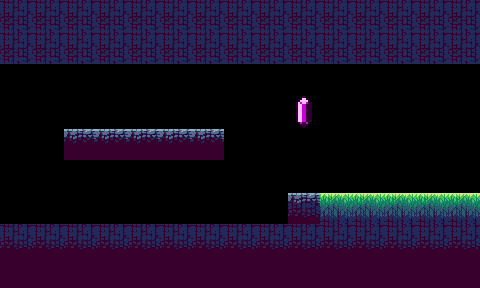

This game map was drawn from its Tiled (.tmx) file and the tilesets committed beside it. A one-line description and the full map source follow:
An orthogonal 15x9 tile map with 32x32 px tiles, 1 tile layer (Tile Layer 1).

<map version="1.9" tiledversion="1.9.2" orientation="orthogonal" renderorder="right-down" width="15" height="9" tilewidth="32" tileheight="32" infinite="0" nextlayerid="2" nextobjectid="1">
 <editorsettings>
  <export target="level_02.csv" format="csv" />
 </editorsettings>
 <tileset firstgid="1" name="tileset" tilewidth="32" tileheight="32" tilecount="10" columns="10">
  <image source="../assets/tileset.png" width="320" height="32" />
 </tileset>
 <layer id="1" name="Tile Layer 1" width="15" height="9">
  <data encoding="csv">
7,7,7,7,7,7,7,7,7,7,7,7,7,7,7,
7,7,7,7,7,7,7,7,7,7,7,7,7,7,7,
0,0,0,0,0,0,0,0,0,0,0,0,0,0,0,
0,0,0,0,0,0,0,0,0,10,0,0,0,0,0,
0,0,2,2,2,2,2,0,0,0,0,0,0,0,0,
0,0,0,0,0,0,0,0,0,0,0,0,0,0,0,
0,0,0,0,0,0,0,0,0,5,1,1,1,1,1,
9,9,9,9,9,9,9,9,9,9,9,9,9,9,9,
3,3,3,3,3,3,3,3,3,3,3,3,3,3,3
</data>
 </layer>
</map>